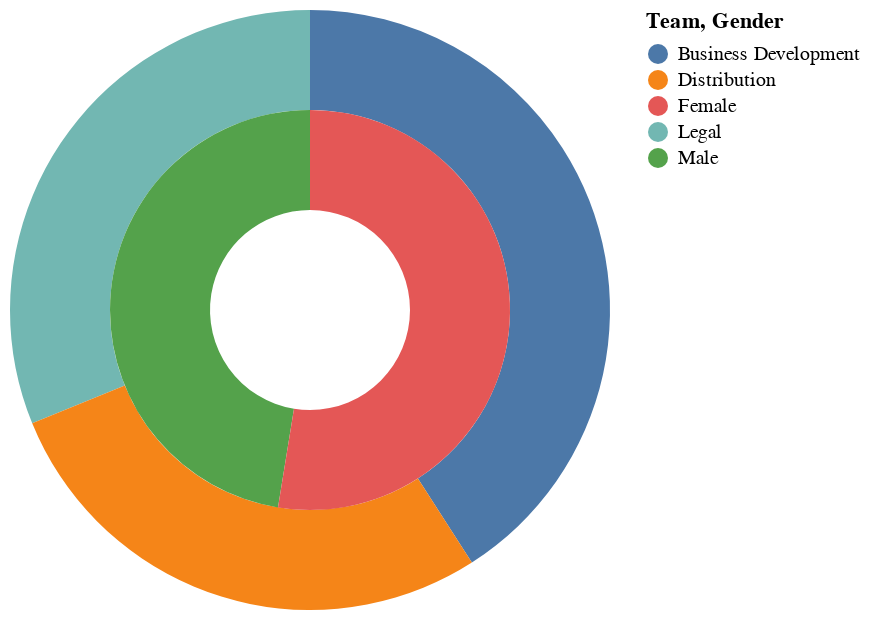

The cell this chart's notebook holds for it:
### Code cell
c_Team=alt.Chart(df_).mark_arc(innerRadius=100).encode(
    theta=alt.Theta("count()",title="No. of employees in a department"),
    color=alt.Color("Team"),
    tooltip=alt.Tooltip("Team")
)

c_Gender=alt.Chart(df_).mark_arc(innerRadius=50).encode(
    theta=alt.Theta("count()",title="No. of employees in a department"),
    color=alt.Color("Gender"),
    radius=alt.Radius(value=100),
    tooltip=alt.Tooltip("Gender"))
c_Team+c_Gender

### Figure 1 — Vega-Lite specification as saved in the notebook (floating-point values rounded to 4 significant figures; data arrays with more than 128 entries replaced by an {"elided": "..."} marker saying what was removed)
{"config": {"view": {"continuousWidth": 300, "continuousHeight": 300}}, "layer": [{"mark": {"type": "arc", "innerRadius": 100}, "encoding": {"color": {"field": "Team", "type": "nominal"}, "theta": {"aggregate": "count", "title": "No. of employees in a department", "type": "quantitative"}, "tooltip": {"field": "Team", "type": "nominal"}}}, {"mark": {"type": "arc", "innerRadius": 50}, "encoding": {"color": {"field": "Gender", "type": "nominal"}, "radius": {"value": 100}, "theta": {"aggregate": "count", "title": "No. of employees in a department", "type": "quantitative"}, "tooltip": {"field": "Gender", "type": "nominal"}}}], "data": {"name": "data-bbb1aa10dc76522e6a814fc0bd42f69f"}, "$schema": "https://vega.github.io/schema/vega-lite/v5.8.0.json", "datasets": {"data-bbb1aa10dc76522e6a814fc0bd42f69f": {"elided": "215 records"}}}
